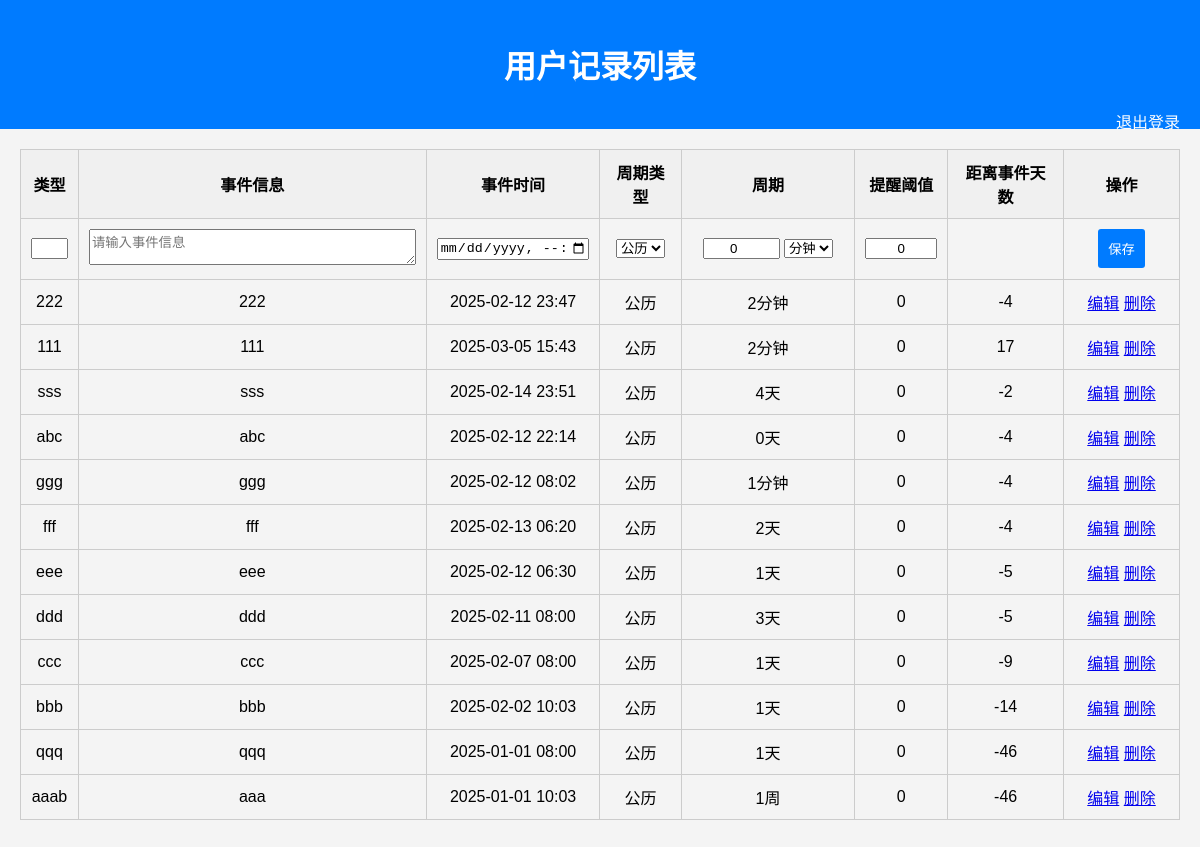
Page /calendar/records/ (signed in) on the earlier database version.
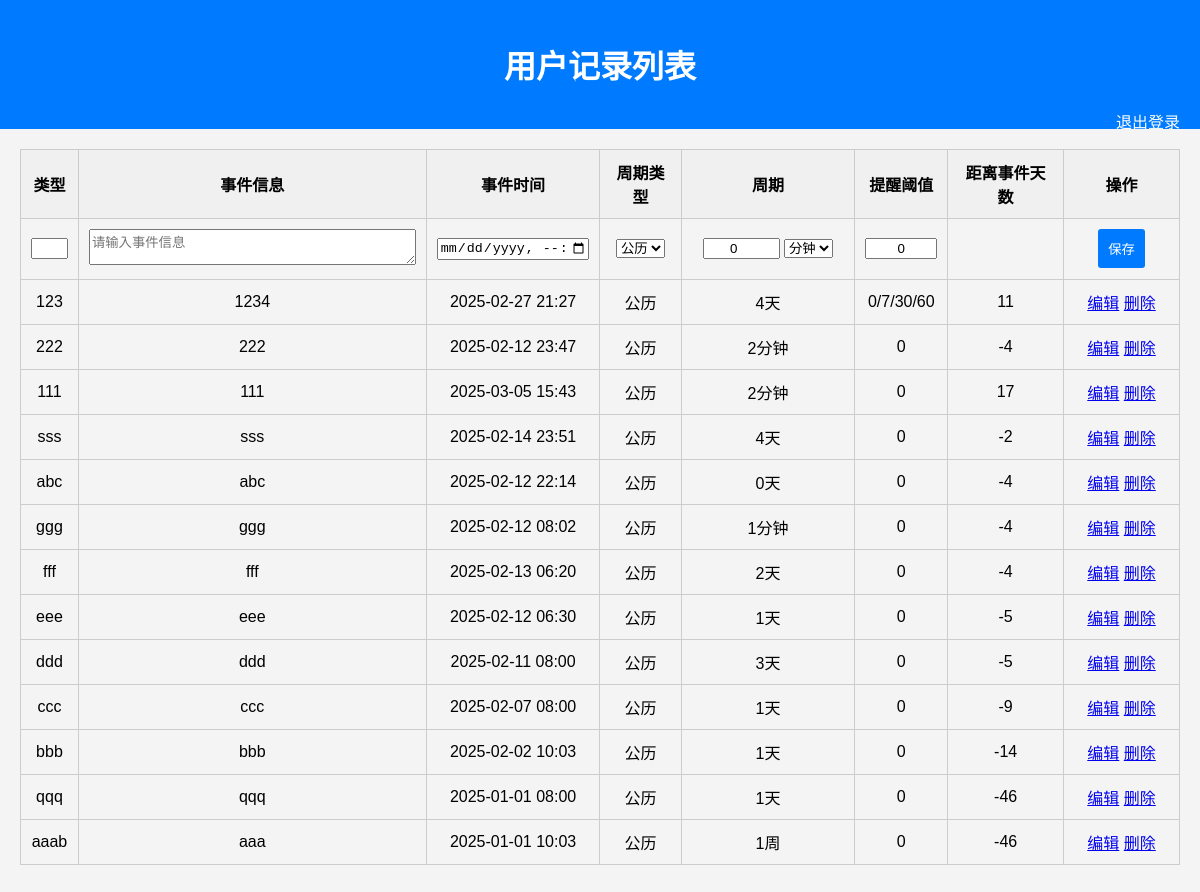
Same page on the later database version.
### tun_calendar/models.py (models this page shows, shortened)
class UserRecord(models.Model):
    user = models.ForeignKey(User, on_delete=models.CASCADE)
    record_type = models.CharField(max_length=100)
    event_info = models.TextField()
    event_time = models.DateTimeField(null=True, blank=True)
    period_type = models.CharField(max_length=10)
    period = models.CharField(max_length=100)
    reminder_threshold = models.CharField(max_length=50)
    def calculate_days_until_event(self):
        if self.event_time and timezone.is_naive(self.event_time):
            event_time = timezone.make_aware(self.event_time)
        else:
            event_time = self.event_time
        now = timezone.now()
        days_diff = (event_time.date() - now.date()).days
        return days_diff

### tun_calendar/views.py (the view)
# urls.py: path('records/', record_list, name='record_list'),
@login_required
def record_list(request):
    if request.method == 'POST':
        form = UserRecordForm(request.POST)
        if form.is_valid():
            record = form.save(commit=False)
            record.user = request.user
            record.save()
            return redirect('record_list')
    else:
        form = UserRecordForm()
    records = UserRecord.objects.filter(user=request.user).order_by('-id')
    for record in records:
        record.days_until_event = record.calculate_days_until_event()
    return render(request, 'record_list.html', {'records': records, 'form': form})

### tun_calendar/forms.py
class UserRecordForm(forms.ModelForm):
    class Meta:
        model = UserRecord
        fields = ['record_type', 'event_info', 'event_time', 'period_type', 'period', 'reminder_threshold']
        widgets = {
            'record_type': forms.TextInput(attrs={'autocomplete': 'off'}),
            'event_info': forms.TextInput(attrs={'autocomplete': 'off'}),
            'event_time': forms.DateTimeInput(attrs={'autocomplete': 'off', 'type': 'datetime-local'}),
            'period_type': forms.Select(choices=[('公历', '公历'), ('农历', '农历')]),
            'period': forms.TextInput(attrs={'autocomplete': 'off'}),
            'reminder_threshold': forms.TextInput(attrs={'value': '0', 'autocomplete': 'off'}),
        }

### tun_calendar/templates/record_list.html (shortened to what this page needs)
<!DOCTYPE html>
<html lang="en">
<head>
</head>
<body>
    <div class="header">
        <h1>用户记录列表</h1>
        <a href="{% url 'user_logout' %}">退出登录</a>
    </div>
    <div class="container">
        <table>
            <colgroup>
                <col style="width: 5%;">
                <col style="width: 30%;">
                <col style="width: 15%;">
                <col style="width: 7%;">
                <col style="width: 15%;">
                <col style="width: 8%;">
                <col style="width: 10%;">
                <col style="width: 10%;">
            </colgroup>
            <thead>
                <tr>
                    <th>类型</th>
                    <th>事件信息</th>
                    <th>事件时间</th>
                    <th>周期类型</th>
                    <th>周期</th>
                    <th>提醒阈值</th>
                    <th>距离事件天数</th>
                    <th>操作</th>
                </tr>
            </thead>
            <tbody>
                <tr>
                    <form method="post">
                        <td>{{ form.record_type }}</td>
                        <td>
                            <textarea name="event_info" rows="2" cols="50" placeholder="请输入事件信息"></textarea>
                        </td>
                        <td>
                            <input type="datetime-local" id="event_time" name="event_time" required autocomplete="off">
                        </td>
                        <td>{{ form.period_type }}</td>
                        <td>
                            <input type="number" id="period_num" name="period_num" min="0" value="0" required autocomplete="off">
                            <select id="period_unit" name="period_unit">
                                <option value="分钟">分钟</option>
                            </select>
                        </td>
                        <td>{{ form.reminder_threshold }}</td>
                        <td></td>
                        <td>
                            <button type="submit">保存</button>
                        </td>
                    </form>
                </tr>
                {% for record in records %}
                    <tr id="view-row-{{ record.id }}">
                        <td>{{ record.record_type }}</td>
                        <td class="event_info_display">{{ record.event_info }}</td>
                        <td>{{ record.event_time|date:'Y-m-d H:i' }}</td>
                        <td>{{ record.period_type }}</td>
                        <td>{{ record.period }}</td>
                        <td>{{ record.reminder_threshold }}</td>
                        <td>{{ record.days_until_event }}</td>
                        <td>
                            <a href="#" onclick="showEditForm({{ record.id }}); populatePeriodAndEventTimeFields({{ record.id }}, '{{ record.period }}'); return false;">编辑</a>
                            <a href="{% url 'delete_record' record.id %}">删除</a>
                        </td>
                    </tr>
                {% endfor %}
            </tbody>
        </table>
    </div>
</body>
</html>

### tun_calendar/templates/record_list.html (style rules this page uses)
body { font-family: Arial, sans-serif; background-color: #f4f4f4; margin: 0; }
.header { background-color: #007BFF; color: #fff; padding: 20px; text-align: center; }
.header a { color: #fff; text-decoration: none; float: right; }
.container { padding: 20px; }
table { width: 100%; border-collapse: collapse; margin-bottom: 20px; table-layout: fixed; }
th, td { padding: 10px; border: 1px solid #ccc; text-align: center; vertical-align: middle; }
td input, td select { max-width: 100%; box-sizing: border-box; }
td input[name="period_num"], td select[name="period_unit"] { max-width: 50%; box-sizing: border-box; }
td.event_info_display { max-width: 150px; white-space: nowrap; overflow: hidden; text-overflow: ellipsis; }
th { background-color: #f0f0f0; }
form { margin: 0; }
button { padding: 10px; background-color: #007BFF; color: #fff; border: none; border-radius: 3px; cursor: pointer; }
input[type="text"], input[type="number"], input[type="datetime-local"] { text-align: center; line-height: normal; }
textarea { width: 100%; box-sizing: border-box; resize: vertical; }

Differences in the rows shown:
added UserRecord: record_type "123", event_info "1234", event_time "2025-02-27 21:27", period_type "公历", period "4天", reminder_threshold "0/7/30/60", days_until_event "11"
